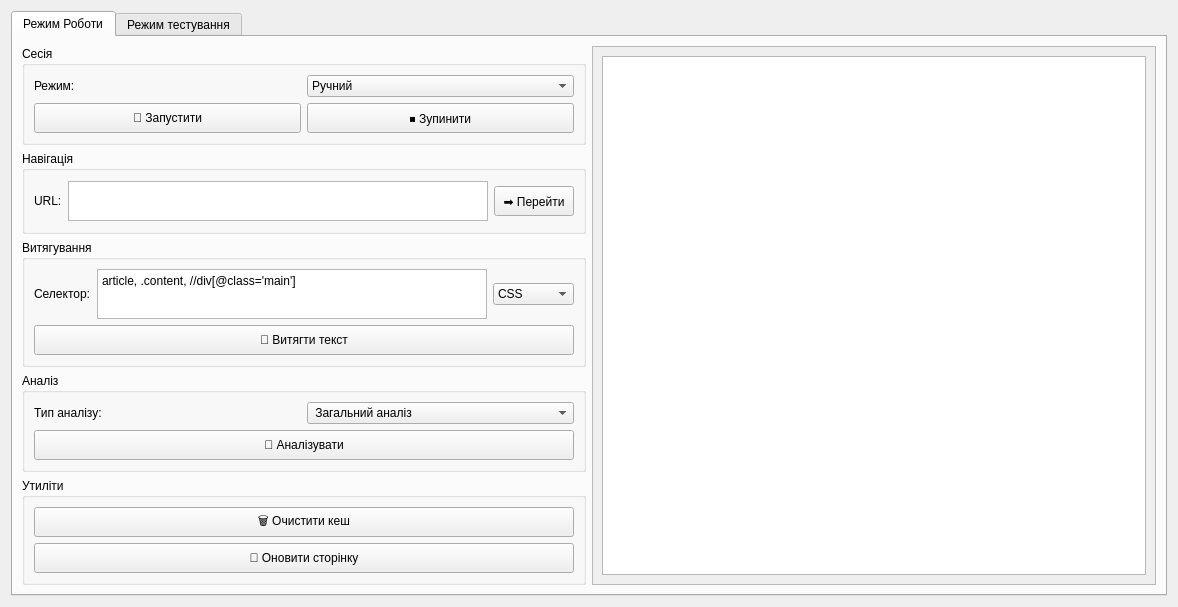
                     <widget class="QWidget" name="home">
                      <property name="styleSheet">
                       <string notr="true"/>
                      </property>
                      <layout class="QVBoxLayout" name="verticalLayout_22">
                       <item>
                        <widget class="QTabWidget" name="tabWidget">
                         <property name="minimumSize">
                          <size>
                           <width>1156</width>
                           <height>0</height>
                          </size>
                         </property>
                         <property name="styleSheet">
                          <string notr="true"/>
                         </property>
                         <property name="currentIndex">
                          <number>0</number>
                         </property>
                         <widget class="QWidget" name="work_tab">
                          <attribute name="title">
                           <string>Режим Роботи</string>
                          </attribute>
                          <layout class="QHBoxLayout" name="horizontalLayout_7">
                           <item>
                            <layout class="QVBoxLayout" name="verticalLayout_28">
                             <item>
                              <widget class="QGroupBox" name="session">
                               <property name="title">
                                <string>Сесія</string>
                               </property>
                               <layout class="QHBoxLayout" name="horizontalLayout_8">
                                <item>
                                 <layout class="QVBoxLayout" name="verticalLayout_31">
                                  <item>
                                   <widget class="QLabel" name="label">
                                    <property name="maximumSize">
                                     <size>
                                      <width>16777215</width>
                                      <height>50</height>
                                     </size>
                                    </property>
                                    <property name="text">
                                     <string>Режим:</string>
                                    </property>
                                   </widget>
                                  </item>
                                  <item>
                                   <widget class="QPushButton" name="start_button">
                                    <property name="minimumSize">
                                     <size>
                                      <width>0</width>
                                      <height>30</height>
                                     </size>
                                    </property>
                                    <property name="maximumSize">
                                     <size>
                                      <width>16777215</width>
                                      <height>30</height>
                                     </size>
                                    </property>
                                    <property name="text">
                                     <string>🚀 Запустити</string>
                                    </property>
                                   </widget>
                                  </item>
                                 </layout>
                                </item>
                                <item>
                                 <layout class="QVBoxLayout" name="verticalLayout_30">
                                  <item>
                                   <widget class="QComboBox" name="mode_combo">
                                    <property name="maximumSize">
                                     <size>
                                      <width>16777215</width>
                                      <height>50</height>
                                     </size>
                                    </property>
                                    <item>
                                     <property name="text">
                                      <string>Ручний</string>
                                     </property>
                                    </item>
                                    <item>
                                     <property name="text">
                                      <string>Напівавтоматичний</string>
                                     </property>
                                    </item>
                                    <item>
                                     <property name="text">
                                      <string>Автоматичний</string>
                                     </property>
                                    </item>
                                   </widget>
                                  </item>
                                  <item>
                                   <widget class="QPushButton" name="stop_button">
                                    <property name="minimumSize">
                                     <size>
                                      <width>0</width>
                                      <height>30</height>
                                     </size>
                                    </property>
                                    <property name="maximumSize">
                                     <size>
                                      <width>16777215</width>
                                      <height>30</height>
                                     </size>
                                    </property>
                                    <property name="text">
                                     <string>⏹️ Зупинити</string>
                                    </property>
                                   </widget>
                                  </item>
                                 </layout>
                                </item>
                               </layout>
                              </widget>
                             </item>
                             <item>
                              <widget class="QGroupBox" name="navigation">
                               <property name="maximumSize">
                                <size>
                                 <width>16777215</width>
                                 <height>100</height>
                                </size>
                               </property>
                               <property name="title">
                                <string>Навігація</string>
                               </property>
                               <layout class="QHBoxLayout" name="horizontalLayout_15">
                                <item>
                                 <layout class="QHBoxLayout" name="url_layout">
                                  <item>
                                   <widget class="QLabel" name="url">
                                    <property name="maximumSize">
                                     <size>
                                      <width>16777215</width>
                                      <height>50</height>
                                     </size>
                                    </property>
                                    <property name="text">
                                     <string>URL:</string>
                                    </property>
                                   </widget>
                                  </item>
                                  <item>
                                   <widget class="QPlainTextEdit" name="url_input">
                                    <property name="maximumSize">
                                     <size>
                                      <width>16777215</width>
                                      <height>40</height>
                                     </size>
                                    </property>
                                   </widget>
                                  </item>
                                  <item>
                                   <widget class="QPushButton" name="navigate_button">
                                    <property name="minimumSize">
                                     <size>
                                      <width>0</width>
                                      <height>30</height>
                                     </size>
                                    </property>
                                    <property name="maximumSize">
                                     <size>
                                      <width>16777215</width>
                                      <height>30</height>
                                     </size>
                                    </property>
                                    <property name="text">
                                     <string>➡️ Перейти</string>
                                    </property>
                                   </widget>
                                  </item>
                                 </layout>
                                </item>
                               </layout>
                              </widget>
                             </item>
                             <item>
                              <widget class="QGroupBox" name="extraction">
                               <property name="maximumSize">
                                <size>
                                 <width>16777215</width>
                                 <height>200</height>
                                </size>
                               </property>
                               <property name="title">
                                <string>Витягування</string>
                               </property>
                               <layout class="QVBoxLayout" name="verticalLayout_33">
                                <item>
                                 <layout class="QVBoxLayout" name="verticalLayout_32">
                                  <item>
                                   <layout class="QHBoxLayout" name="selector_layout">
                                    <item>
                                     <widget class="QLabel" name="label_2">
                                      <property name="maximumSize">
                                       <size>
                                        <width>16777215</width>
                                        <height>50</height>
                                       </size>
                                      </property>
                                      <property name="text">
                                       <string>Селектор:</string>
                                      </property>
                                     </widget>
                                    </item>
                                    <item>
                                     <widget class="QPlainTextEdit" name="selector_input">
                                      <property name="maximumSize">
                                       <size>
                                        <width>16777215</width>
                                        <height>50</height>
                                       </size>
                                      </property>
                                      <property name="plainText">
                                       <string>article, .content, //div[@class='main']</string>
                                      </property>
                                     </widget>
                                    </item>
                                    <item>
                                     <widget class="QComboBox" name="selector_type_combo">
                                      <item>
                                       <property name="text">
                                        <string>CSS</string>
                                       </property>
                                      </item>
                                      <item>
                                       <property name="text">
                                        <string>XPath</string>
                                       </property>
                                      </item>
                                      <item>
                                       <property name="text">
                                        <string>New Item</string>
                                       </property>
                                      </item>
                                     </widget>
                                    </item>
                                   </layout>
                                  </item>
                                 </layout>
                                </item>
                                <item>
                                 <widget class="QPushButton" name="extract_button">
                                  <property name="minimumSize">
                                   <size>
                                    <width>0</width>
                                    <height>30</height>
                                   </size>
                                  </property>
                                  <property name="maximumSize">
                                   <size>
                                    <width>16777215</width>
                                    <height>30</height>
                                   </size>
                                  </property>
                                  <property name="text">
                                   <string>📄 Витягти текст</string>
                                  </property>
                                 </widget>
                                </item>
                               </layout>
                              </widget>
                             </item>
                             <item>
                              <widget class="QGroupBox" name="analyze">
                               <property name="title">
                                <string>Аналіз</string>
                               </property>
                               <layout class="QVBoxLayout" name="verticalLayout_35">
                                <item>
                                 <layout class="QHBoxLayout" name="horizontalLayout_14">
                                  <item>
                                   <widget class="QLabel" name="label_3">
                                    <property name="text">
                                     <string>Тип аналізу:</string>
                                    </property>
                                   </widget>
                                  </item>
                                  <item>
                                   <widget class="QComboBox" name="prompt_type_combo">
                                    <item>
                                     <property name="text">
                                      <string> Загальний аналіз</string>
                                     </property>
                                    </item>
                                    <item>
                                     <property name="text">
                                      <string>Резюме</string>
                                     </property>
                                    </item>
                                    <item>
                                     <property name="text">
                                      <string>Витягти інформацію</string>
                                     </property>
                                    </item>
                                    <item>
                                     <property name="text">
                                      <string>New Item</string>
                                     </property>
                                    </item>
                                   </widget>
                                  </item>
                                 </layout>
                                </item>
                                <item>
                                 <widget class="QPushButton" name="analyze_button">
                                  <property name="minimumSize">
                                   <size>
                                    <width>0</width>
                                    <height>30</height>
                                   </size>
                                  </property>
                                  <property name="text">
                                   <string>🧠 Аналізувати</string>
                                  </property>
                                 </widget>
                                </item>
                               </layout>
                              </widget>
                             </item>
                             <item>
                              <widget class="QGroupBox" name="groupBox">
                               <property name="title">
                                <string>Утиліти</string>
                               </property>
                               <layout class="QVBoxLayout" name="verticalLayout_34">
                                <item>
                                 <widget class="QPushButton" name="clear_cache_button">
                                  <property name="minimumSize">
                                   <size>
                                    <width>0</width>
                                    <height>30</height>
                                   </size>
                                  </property>
                                  <property name="text">
                                   <string>🗑️ Очистити кеш</string>
                                  </property>
                                 </widget>
                                </item>
                                <item>
                                 <widget class="QPushButton" name="refresh_button">
                                  <property name="minimumSize">
                                   <size>
                                    <width>0</width>
                                    <height>30</height>
                                   </size>
                                  </property>
                                  <property name="text">
                                   <string>🔄 Оновити сторінку</string>
                                  </property>
                                 </widget>
                                </item>
                               </layout>
                              </widget>
                             </item>
                            </layout>
                           </item>
                           <item>
                            <layout class="QVBoxLayout" name="verticalLayout_29">
                             <item>
                              <widget class="QScrollArea" name="scrollArea_2">
                               <property name="widgetResizable">
                                <bool>true</bool>
                               </property>
                               <widget class="QWidget" name="scrollAreaWidgetContents_3">
                                <property name="geometry">
                                 <rect>
                                  <x>0</x>
                                  <y>0</y>
                                  <width>601</width>
                                  <height>654</height>
                                 </rect>
                                </property>
                                <layout class="QVBoxLayout" name="verticalLayout_26">
                                 <item>
                                  <widget class="QTextBrowser" name="status_label"/>
                                 </item>
                                </layout>
                               </widget>
                              </widget>
                             </item>
                            </layout>
                           </item>
                          </layout>
                         </widget>
                         <widget class="QWidget" name="develop_tab">
                          <property name="minimumSize">
                           <size>
                            <width>1150</width>
                            <height>0</height>
                           </size>
                          </property>
                          <attribute name="title">
                           <string>Режим тестування</string>
                          </attribute>
                         </widget>
                        </widget>
                       </item>
                      </layout>
                     </widget>
